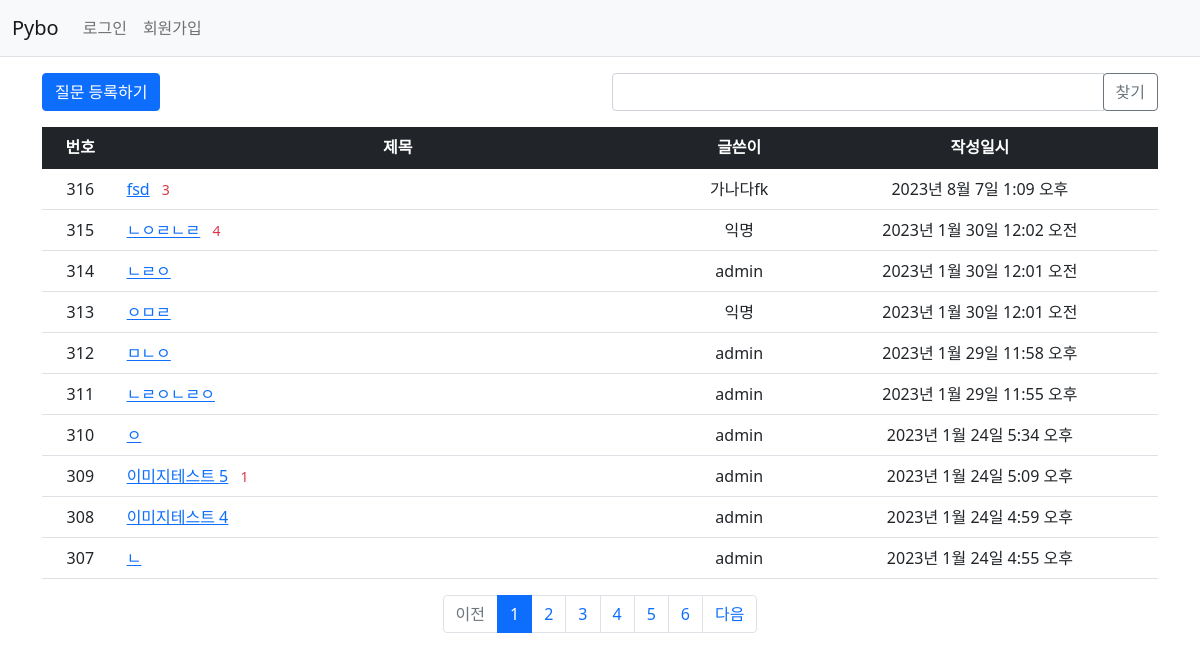
Screenshot of /pybo/ with the database file from the repository.
### pybo/models.py (models this page shows, shortened)
class Question(models.Model):
    author = models.ForeignKey(User, on_delete=models.CASCADE, related_name='author_question')
    subject = models.CharField(max_length=200)
    modify_date = models.DateTimeField(null=True, blank=True)
    content = models.TextField()
    imgfile = models.ImageField(null=True, upload_to="", blank=True)
    anonymous = models.BooleanField(default=False) #익명 댓글 체크박스
    create_date = models.DateTimeField()
    voter = models.ManyToManyField(User, related_name='voter_question')  # 추천인 추가

### pybo/views/base_views.py (the view, shortened to what this page needs)
# urls.py: path('', base_views.index, name='index'),  # '/' 에 해당되는 path
def index(request):
    page = request.GET.get('page', '1')  # 페이지
    kw = request.GET.get('kw', '')  # 검색어
    question_list = Question.objects.order_by('-create_date')
    paginator = Paginator(question_list, 10)  # 페이지당 10개씩 보여주기
    page_obj = paginator.get_page(page)
    context = {'question_list': page_obj, 'page': page, 'kw': kw}
    return render(request, 'pybo/question_list.html', context)

### pybo/templatetags/pybo_filter.py (called while the page is built)
@register.filter
def sub(value, arg):
    return value - arg

### templates/pybo/question_list.html (shortened to what this page needs)
{% extends 'base.html' %}
{% load pybo_filter %}
{% block content %}
<div class="container my-3">
    <div class="row my-3">
        <div class="col-6">
            <a href="{% url 'pybo:question_create' %}" class="btn btn-primary">질문 등록하기</a>
        </div>
        <div class="col-6">
            <div class="input-group">
                <input type="text" id="search_kw" class="form-control" value="{{ kw|default_if_none:'' }}">
                <div class="input-group-append">
                    <button class="btn btn-outline-secondary" type="button" id="btn_search">찾기</button>
                </div>
            </div>
        </div>
    </div>
    <table class="table">
        <thead>
        <tr class="text-center table-dark">
            <th>번호</th>
            <th style="width:50%" >제목</th>
            <th>글쓴이</th>
            <th>작성일시</th>
        </tr>
        </thead>
        <tbody>
        {% if question_list %}
        {% for question in question_list %}
        <tr class="text-center">
            <td>
                {{ question_list.paginator.count|sub:question_list.start_index|sub:forloop.counter0|add:1 }}
            </td>
            <td class="text-start">
                <a href="{% url 'pybo:detail' question.id %}">{{ question.subject }}</a>
                {% if question.answer_set.count > 0 %}
                <span class="text-danger small mx-2">{{ question.answer_set.count }}</span>
                {% endif %}
            </td>
            {% if question.anonymous == True %}
            <td> 익명 </td>
            {%else%}
            <td>{{ question.author.username }}</td>
            {% endif %}
            <td>{{ question.create_date }}</td>
        </tr>
        {% endfor %}
        {% else %}
        <tr>
            <td colspan="4">질문이 없습니다.</td>
        </tr>
        {% endif %}
        </tbody>
    </table>
    <ul class="pagination justify-content-center">
        {% if question_list.has_previous %}
        <li class="page-item">
            <a class="page-link" data-page="{{ question_list.previous_page_number }}"
                href="javascript:void(0)">이전</a>
        </li>
        {% else %}
        <li class="page-item disabled">
            <a class="page-link" tabindex="-1" aria-disabled="true" href="#">이전</a>
        </li>
        {% endif %}
        {% for page_number in question_list.paginator.page_range %}
        {% if page_number >= question_list.number|add:-5 and page_number <= question_list.number|add:5 %}
        {% if page_number == question_list.number %}
        <li class="page-item active" aria-current="page">
            <a class="page-link" data-page="{{ page_number }}"
                href="javascript:void(0)">{{ page_number }}</a>
        </li>
        {% else %}
        <li class="page-item">
            <a class="page-link" data-page="{{ page_number }}"
                href="javascript:void(0)">{{ page_number }}</a>
        </li>
        {% endif %}
        {% endif %}
        {% endfor %}
        {% if question_list.has_next %}
        <li class="page-item">
            <a class="page-link" data-page="{{ question_list.next_page_number }}"
                href="javascript:void(0)">다음</a>
        </li>
        {% else %}
        <li class="page-item disabled">
            <a class="page-link" tabindex="-1" aria-disabled="true" href="#">다음</a>
        </li>
        {% endif %}
    </ul>
</div>
{% endblock %}

### templates/base.html (shortened to what this page needs)
{% load static %}
<!doctype html>
<html lang="ko">
<head>
    <link rel="stylesheet" type="text/css" href="{% static 'bootstrap.min.css' %}">
    <link rel="stylesheet" type="text/css" href="{% static 'style.css' %}">
</head>
<body>
{% include "navbar.html" %}
{% block content %}
{% endblock %}
</body>
</html>

### templates/navbar.html (shortened to what this page needs)
<nav class="navbar navbar-expand-lg navbar-light bg-light border-bottom">
    <div class="container-fluid">
        <a class="navbar-brand" href="{% url 'pybo:index' %}">Pybo</a>
        <div class="collapse navbar-collapse" id="navbarSupportedContent">
            <ul class="navbar-nav me-auto mb-2 mb-lg-0">
                <li class="nav-item">
                    {% if user.is_authenticated %}
                    <a class="nav-link" href="{% url 'common:logout' %}">{{ user.username }} (로그아웃)</a>
                    {% else %}
                    <a class="nav-link" href="{% url 'common:login' %}">로그인</a>
                    {% endif %}
                </li>
                <li>
                    {% if not user.is_authenticated %}
                    <a class="nav-link" href="{% url 'common:signup' %}">회원가입</a>
                    {% endif %}
                </li>
            </ul>
        </div>
    </div>
</nav>

### rows the page displays
Question: paginator.count|sub "316", subject "fsd", answer_set.count "3", author.username "가나다fk", create_date "2023년 8월 7일 1:09 오후"
Question: paginator.count|sub "315", subject "ㄴㅇㄹㄴㄹ", answer_set.count "4", anonymous "익명", create_date "2023년 1월 30일 12:02 오전"
Question: paginator.count|sub "314", subject "ㄴㄹㅇ", author.username "admin", create_date "2023년 1월 30일 12:01 오전"
Question: paginator.count|sub "313", subject "ㅇㅁㄹ", anonymous "익명", create_date "2023년 1월 30일 12:01 오전"
Question: paginator.count|sub "312", subject "ㅁㄴㅇ", author.username "admin", create_date "2023년 1월 29일 11:58 오후"
Question: paginator.count|sub "311", subject "ㄴㄹㅇㄴㄹㅇ", author.username "admin", create_date "2023년 1월 29일 11:55 오후"
Question: paginator.count|sub "310", subject "ㅇ", author.username "admin", create_date "2023년 1월 24일 5:34 오후"
Question: paginator.count|sub "309", subject "이미지테스트 5", answer_set.count "1", author.username "admin", create_date "2023년 1월 24일 5:09 오후"
Question: paginator.count|sub "308", subject "이미지테스트 4", author.username "admin", create_date "2023년 1월 24일 4:59 오후"
Question: paginator.count|sub "307", subject "ㄴ", author.username "admin", create_date "2023년 1월 24일 4:55 오후"

### other values shown
{{ page_number }} "1"
{{ page_number }} "2" "3" "4" "5" "6"
